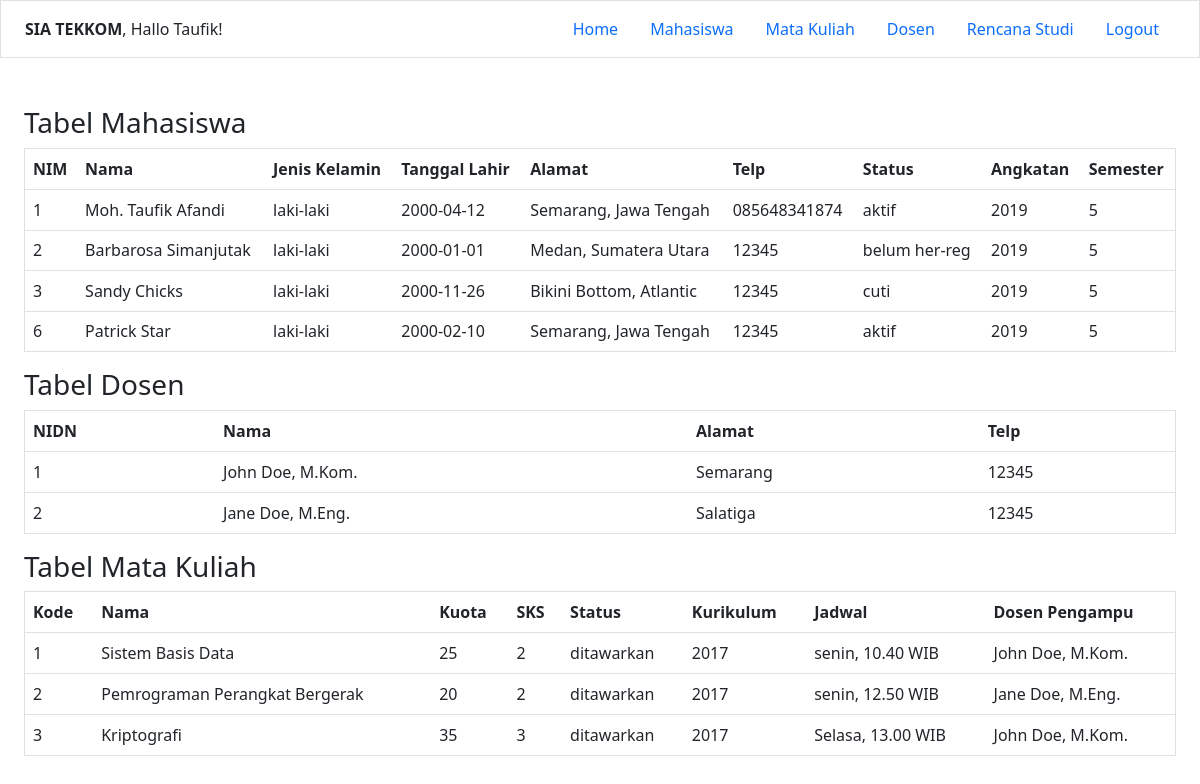
The page / (signed in) on the database its author committed.
### tables this page shows
CREATE TABLE `mahasiswa` (
  `nim` int(11) NOT NULL,
  `nama` varchar(255) NOT NULL,
  `jenis_kelamin` varchar(20) NOT NULL,
  `kota` varchar(100) NOT NULL,
  `provinsi` varchar(100) NOT NULL,
  `telp` varchar(20) NOT NULL,
  `status` varchar(100) NOT NULL,
  `angkatan` varchar(10) NOT NULL,
  `tgl_lahir` date NOT NULL,
  `semester` int(11) NOT NULL,
  `is_delete` int(11) NOT NULL DEFAULT 0
);

CREATE TABLE `dosen` (
  `nidn` int(11) NOT NULL,
  `nama` varchar(255) NOT NULL,
  `alamat` text NOT NULL,
  `telp` varchar(20) NOT NULL,
  `is_delete` int(11) NOT NULL DEFAULT 0
);

CREATE TABLE `mata_kuliah` (
  `kode_mk` int(11) NOT NULL,
  `nama_mk` varchar(255) NOT NULL,
  `kuota_mk` int(11) NOT NULL,
  `sks_mk` int(11) NOT NULL,
  `status_mk` varchar(100) NOT NULL,
  `kurikulum_mk` varchar(100) NOT NULL,
  `semester_mk` int(11) NOT NULL,
  `hari` varchar(100) NOT NULL,
  `waktu` varchar(100) NOT NULL,
  `nidn` int(11) NOT NULL,
  `is_delete` int(11) NOT NULL DEFAULT 0
);

### index.php (the view, shortened to what this page needs)
<?php
	include_once("config.php");
	$mahasiswa = mysqli_query($mysqli, "SELECT * FROM mahasiswa WHERE is_delete=0");
	$dosen = mysqli_query($mysqli, "SELECT * FROM dosen WHERE is_delete=0");
	$mata_kuliah = mysqli_query($mysqli, "SELECT mk.kode_mk, mk.nama_mk, mk.kuota_mk, mk.sks_mk, mk.status_mk, mk.kurikulum_mk, mk.hari, mk.waktu, d.nama AS 'dosen' FROM mata_kuliah AS mk INNER JOIN dosen AS d ON mk.nidn = d.nidn WHERE mk.is_delete=0");
?>
<!DOCTYPE html>
<html lang="en">
<head>
<link href="https://cdn.jsdelivr.net/npm/bootstrap@5.1.3/dist/css/bootstrap.min.css" rel="stylesheet">
</head>
<body>
	<?php include('navbar.php') ?>
	<main class="mx-4 pb-5 mt-5">
		<section>
			<h3>Tabel Mahasiswa</h3>
			<table class="table" width='80%' border=1>
			<tr>
				<th>NIM</th>
				<th>Nama</th>
				<th>Jenis Kelamin</th>
				<th>Tanggal Lahir</th>
				<th>Alamat</th>
				<th>Telp</th>
				<th>Status</th>
				<th>Angkatan</th>
				<th>Semester</th>
			</tr>
			<?php
				while($item = mysqli_fetch_array($mahasiswa)) {
					echo "<tr>";
					echo "<td>".$item['nim']."</td>";
					echo "<td>".$item['nama']."</td>";
					echo "<td>".$item['jenis_kelamin']."</td>";
					echo "<td>".$item['tgl_lahir']."</td>";
					echo "<td>".$item['kota'].", ".$item['provinsi']."</td>";
					echo "<td>".$item['telp']."</td>";
					echo "<td>".$item['status']."</td>";
					echo "<td>".$item['angkatan']."</td>";
					echo "<td>".$item['semester']."</td>";
					echo "<tr>";
				}
			?>
			</table>
		</section>
		<section>
			<h3>Tabel Dosen</h3>
			<table class="table" width='80%' border=1>
			<tr>
				<th>NIDN</th>
				<th>Nama</th>
				<th>Alamat</th>
				<th>Telp</th>
			</tr>
			<?php
				while($item = mysqli_fetch_array($dosen)) {
					echo "<tr>";
					echo "<td>".$item['nidn']."</td>";
					echo "<td>".$item['nama']."</td>";
					echo "<td>".$item['alamat']."</td>";
					echo "<td>".$item['telp']."</td>";
					echo "</tr>";
				}
			?>
			</table>
		</section>
		<section>
			<h3>Tabel Mata Kuliah</h3>
			<table class="table" width='80%' border=1>
			<tr>
				<th>Kode</th>
				<th>Nama</th>
				<th>Kuota</th>
				<th>SKS</th>
				<th>Status</th>
				<th>Kurikulum</th>
				<th>Jadwal</th>
				<th>Dosen Pengampu</th>
			</tr>
			<?php
				while($item = mysqli_fetch_array($mata_kuliah)) {
					echo "<tr>";
					echo "<td>".$item['kode_mk']."</td>";
					echo "<td>".$item['nama_mk']."</td>";
					echo "<td>".$item['kuota_mk']."</td>";
					echo "<td>".$item['sks_mk']."</td>";
					echo "<td>".$item['status_mk']."</td>";
					echo "<td>".$item['kurikulum_mk']."</td>";
					echo "<td>".$item['hari'].", ".$item['waktu']."</td>";
					echo "<td>".$item['dosen']."</td>";
					echo "</tr>";
				}
			?>
			</table>
		</section>
	</main>
</html>

### navbar.php
<nav class="px-4 py-2 border nav justify-content-between">
	<div class="my-2">
		<b>SIA TEKKOM</b>, Hallo <?= $_SESSION["nama"] . "!" ?>
	</div>
	<ul class="nav">
		<li class="nav-item">
			<a class="nav-link" href="/">Home</a>
		</li>
		<li class="nav-item">
			<a class="nav-link" href="/mahasiswa">Mahasiswa</a>
		</li>
		<li class="nav-item">
			<a class="nav-link" href="/mata_kuliah">Mata Kuliah</a>
		</li>
		<li class="nav-item">
			<a class="nav-link" href="/dosen">Dosen</a>
		</li>
		<li class="nav-item">
			<a class="nav-link" href="/rencana_studi">Rencana Studi</a>
		</li>
		<li class="nav-item">
			<a class="nav-link" href="/logout.php">Logout</a>
		</li>
	</ul>
</nav>

### rows shown on the page
mahasiswa: nim "1", nama "Moh. Taufik Afandi", jenis_kelamin "laki-laki", tgl_lahir "2000-04-12", kota "Semarang", provinsi "Jawa Tengah", telp "085648341874", status "aktif", angkatan "2019", semester "5"
mahasiswa: nim "2", nama "Barbarosa Simanjutak", jenis_kelamin "laki-laki", tgl_lahir "2000-01-01", kota "Medan", provinsi "Sumatera Utara", telp "12345", status "belum her-reg", angkatan "2019", semester "5"
mahasiswa: nim "3", nama "Sandy Chicks", jenis_kelamin "laki-laki", tgl_lahir "2000-11-26", kota "Bikini Bottom", provinsi "Atlantic", telp "12345", status "cuti", angkatan "2019", semester "5"
mahasiswa: nim "6", nama "Patrick Star", jenis_kelamin "laki-laki", tgl_lahir "2000-02-10", kota "Semarang", provinsi "Jawa Tengah", telp "12345", status "aktif", angkatan "2019", semester "5"
dosen: nidn "1", nama "John Doe, M.Kom.", alamat "Semarang", telp "12345"
dosen: nidn "2", nama "Jane Doe, M.Eng.", alamat "Salatiga", telp "12345"
mata_kuliah: kode_mk "1", nama_mk "Sistem Basis Data", kuota_mk "25", sks_mk "2", status_mk "ditawarkan", kurikulum_mk "2017", hari "senin", waktu "10.40 WIB", dosen.nama "John Doe, M.Kom."
mata_kuliah: kode_mk "2", nama_mk "Pemrograman Perangkat Bergerak", kuota_mk "20", sks_mk "2", status_mk "ditawarkan", kurikulum_mk "2017", hari "senin", waktu "12.50 WIB", dosen.nama "Jane Doe, M.Eng."
mata_kuliah: kode_mk "3", nama_mk "Kriptografi", kuota_mk "35", sks_mk "3", status_mk "ditawarkan", kurikulum_mk "2017", hari "Selasa", waktu "13.00 WIB", dosen.nama "John Doe, M.Kom."

### other values the page prints
$_SESSION["nama"] "Taufik"
